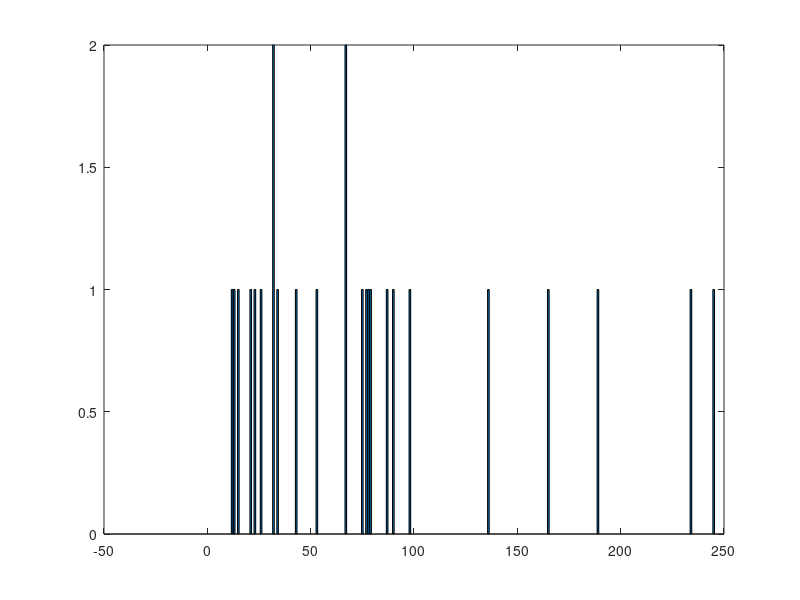

MATLAB code to generate this figure:

im = [
    26 32 234 67 32;
    23 245 75 13 87;
    34 78 90 67 21;
    43 77 136 98 15;
    53 165 189 12 79;
    ];


[row, col] = size(im);
MAX = max(max(im));

intensity = 0:1:MAX;
histogram = double( zeros(size(intensity)) );



for i = 1:row
        for j = 1:col
             histogram(int32(im(i,j)) + 1 ) = histogram(int32(im(i,j)) + 1)  + 1;  
        end
end

bar(intensity , histogram);
